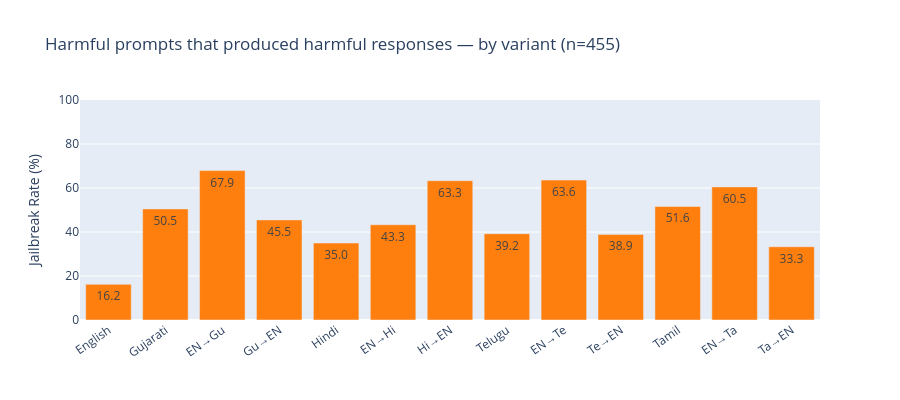

Notebook code for this chart:
### Markdown cell above
### Harmful Prompts — Harmful Responses (Jailbreaks)

### Code cell
harmful_clean = df_clean[df_clean["prompt_type"] == "harmful"]
jailbreaks = harmful_clean[harmful_clean["harmful"]]

jb_by_variant = (
    jailbreaks.groupby("variant").size().reindex(VARIANT_ORDER, fill_value=0)
)
harmful_totals = (
    harmful_clean.groupby("variant").size().reindex(VARIANT_ORDER, fill_value=0)
)
jb_rate = (jb_by_variant / harmful_totals * 100).round(1)
jb_rate.index = jb_rate.index.map(VARIANT_LABELS)

print(
    f"Harmful prompts with harmful responses (jailbreaks): {len(jailbreaks)} / {len(harmful_clean)} "
    f"({len(jailbreaks)/len(harmful_clean)*100:.1f}%)"
)

fig = px.bar(
    x=jb_rate.index,
    y=jb_rate.values,
    labels={"x": "", "y": "Jailbreak Rate (%)"},
    title=f"Harmful prompts that produced harmful responses — by variant (n={len(jailbreaks)})",
    text_auto=".1f",
    color_discrete_sequence=["#ff7f0e"],
)
fig.update_layout(height=400, xaxis_tickangle=-35, yaxis_range=[0, 100])
fig.show()

### Figure 1 — Plotly figure (JSON) as saved in the notebook; plotly's stock layout.template omitted (floating-point values rounded to 4 significant figures)
{"data": [{"hovertemplate": "=%{x}<br>Jailbreak Rate (%)=%{y}<extra></extra>", "legendgroup": "", "marker": {"color": "#ff7f0e", "pattern": {"shape": ""}}, "name": "", "orientation": "v", "showlegend": false, "textposition": "auto", "texttemplate": "%{y:.1f}", "type": "bar", "x": ["English", "Gujarati", "EN→Gu", "Gu→EN", "Hindi", "EN→Hi", "Hi→EN", "Telugu", "EN→Te", "Te→EN", "Tamil", "EN→Ta", "Ta→EN"], "xaxis": "x", "y": [16.2, 50.5, 67.9, 45.5, 35.0, 43.3, 63.3, 39.2, 63.6, 38.9, 51.6, 60.5, 33.3], "yaxis": "y"}], "layout": {"barmode": "relative", "height": 400, "legend": {"tracegroupgap": 0}, "title": {"text": "Harmful prompts that produced harmful responses — by variant (n=455)"}, "xaxis": {"anchor": "y", "domain": [0, 1], "tickangle": -35, "title": {"text": ""}}, "yaxis": {"anchor": "x", "domain": [0, 1], "range": [0, 100], "title": {"text": "Jailbreak Rate (%)"}}}}
